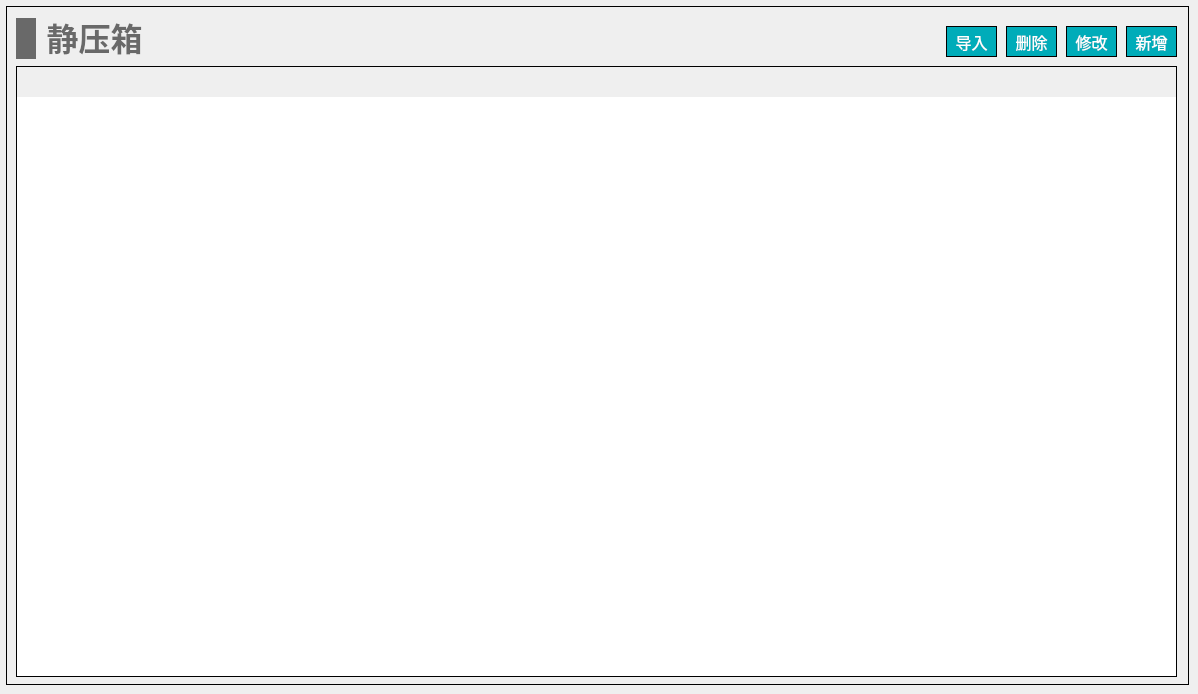
   <widget class="QWidget" name="page_static_box">
    <widget class="QWidget" name="widget_static_box" native="true">
     <property name="geometry">
      <rect>
       <x>6</x>
       <y>6</y>
       <width>1183</width>
       <height>679</height>
      </rect>
     </property>
     <property name="styleSheet">
      <string notr="true">#widget_static_box
{
border: 1px solid #000000;
}</string>
     </property>
     <widget class="QTableWidget" name="tableWidget_static_box">
      <property name="geometry">
       <rect>
        <x>10</x>
        <y>60</y>
        <width>1161</width>
        <height>611</height>
       </rect>
      </property>
      <property name="focusPolicy">
       <enum>Qt::NoFocus</enum>
      </property>
      <property name="layoutDirection">
       <enum>Qt::LeftToRight</enum>
      </property>
      <property name="styleSheet">
       <string notr="true">/*设置标题(包括垂直+水平的)*/
QHeaderView
{							
	
	font-size: 15px;				/*字大小*/
	font-family: '黑体';
	/*border: 1px solid #B4B4B4;*/
	border:none;
    /*border-bottom: 2px solid #999999; */		/*下边框颜色*/
    /*background: #9DC6E6;*/				/*背景浅蓝色*/ 
	min-height:30px;
	text-align: center;	       
}


/*设置标题(水平的)*/
QHeaderView::section:horizontal { 					
        border: 1px solid #AFAFAF; 			/*间隔颜色*/
	    border-bottom: 2px solid #999999; 							
        color: black;
        background: #9DC6E6;
}

/*设置鼠标停留状态*/
QHeaderView::section:horizontal:hover 
{			
        color: black;							/*字体白色*/
        background: #82AFC9;				/*背景深蓝色*/
}

/*设置鼠标按下状态*/
QHeaderView::section:horizontal:pressed 
{			
        color: black;
        background: #82AFC9;
		border-bottom: 3px solid #037BFC;				
}


QTableWidget 
{
		font-size: 14px;				/*10榜*/
		font-family: '黑体';				
		color : black;				
        border: 1px solid #000000;		
        background: white;
        gridline-color: #E0E0E0;	
        text-align: center;	
        outline:0px;			/*禁止焦点*/
}

/*设置选中的视图项*/
QTableWidget::item:selected
{				    
		border: 2px solid #0398FC;	
        color : black;				
}</string>
      </property>
      <property name="frameShape">
       <enum>QFrame::StyledPanel</enum>
      </property>
     </widget>
     <widget class="QWidget" name="layoutWidget_12">
      <property name="geometry">
       <rect>
        <x>10</x>
        <y>10</y>
        <width>131</width>
        <height>45</height>
       </rect>
      </property>
      <layout class="QHBoxLayout" name="horizontalLayout_25">
       <item>
        <widget class="QLabel" name="label_30">
         <property name="minimumSize">
          <size>
           <width>20</width>
           <height>41</height>
          </size>
         </property>
         <property name="maximumSize">
          <size>
           <width>20</width>
           <height>41</height>
          </size>
         </property>
         <property name="styleSheet">
          <string notr="true">QLabel { 
border: none; 
background-color : rgb(105, 105, 105);
}</string>
         </property>
         <property name="text">
          <string/>
         </property>
        </widget>
       </item>
       <item>
        <widget class="QLabel" name="label_31">
         <property name="font">
          <font>
           <family>Microsoft YaHei</family>
           <pointsize>24</pointsize>
           <bold>true</bold>
          </font>
         </property>
         <property name="styleSheet">
          <string notr="true">QLabel { 
border: none; 
color : rgb(105, 105, 105);
}</string>
         </property>
         <property name="text">
          <string>静压箱</string>
         </property>
         <property name="alignment">
          <set>Qt::AlignBottom|Qt::AlignHCenter</set>
         </property>
        </widget>
       </item>
      </layout>
     </widget>
     <widget class="QPushButton" name="pushButton_static_box_input">
      <property name="geometry">
       <rect>
        <x>940</x>
        <y>20</y>
        <width>51</width>
        <height>31</height>
       </rect>
      </property>
      <property name="font">
       <font>
        <family>黑体</family>
        <pointsize>12</pointsize>
       </font>
      </property>
      <property name="styleSheet">
       <string notr="true">QPushButton
{
	color:#ffffff; /*文字颜色*/
    background-color: #00ACB9;/*背景色*/
    border-radius:0px; /*边框倒角*/
	border: 1px solid #000000;
}


QPushButton:hover 
{
background-color: rgb(0,142,153);
color: white;
}</string>
      </property>
      <property name="text">
       <string>导入</string>
      </property>
     </widget>
     <widget class="QPushButton" name="pushButton_static_box_add">
      <property name="geometry">
       <rect>
        <x>1120</x>
        <y>20</y>
        <width>51</width>
        <height>31</height>
       </rect>
      </property>
      <property name="font">
       <font>
        <family>黑体</family>
        <pointsize>12</pointsize>
       </font>
      </property>
      <property name="styleSheet">
       <string notr="true">QPushButton
{
	color:#ffffff; /*文字颜色*/
    background-color: #00ACB9;/*背景色*/
    border-radius:0px; /*边框倒角*/
	border: 1px solid #000000;
}


QPushButton:hover 
{
background-color: rgb(0,142,153);
color: white;
}</string>
      </property>
      <property name="text">
       <string>新增</string>
      </property>
     </widget>
     <widget class="QPushButton" name="pushButton_static_box_revise">
      <property name="geometry">
       <rect>
        <x>1060</x>
        <y>20</y>
        <width>51</width>
        <height>31</height>
       </rect>
      </property>
      <property name="font">
       <font>
        <family>黑体</family>
        <pointsize>12</pointsize>
       </font>
      </property>
      <property name="styleSheet">
       <string notr="true">QPushButton
{
	color:#ffffff; /*文字颜色*/
    background-color: #00ACB9;/*背景色*/
    border-radius:0px; /*边框倒角*/
	border: 1px solid #000000;
}


QPushButton:hover 
{
background-color: rgb(0,142,153);
color: white;
}</string>
      </property>
      <property name="text">
       <string>修改</string>
      </property>
     </widget>
     <widget class="QPushButton" name="pushButton_static_box_del">
      <property name="geometry">
       <rect>
        <x>1000</x>
        <y>20</y>
        <width>51</width>
        <height>31</height>
       </rect>
      </property>
      <property name="font">
       <font>
        <family>黑体</family>
        <pointsize>12</pointsize>
       </font>
      </property>
      <property name="styleSheet">
       <string notr="true">QPushButton
{
	color:#ffffff; /*文字颜色*/
    background-color: #00ACB9;/*背景色*/
    border-radius:0px; /*边框倒角*/
	border: 1px solid #000000;
}


QPushButton:hover 
{
background-color: rgb(0,142,153);
color: white;
}</string>
      </property>
      <property name="text">
       <string>删除</string>
      </property>
     </widget>
    </widget>
   </widget>
